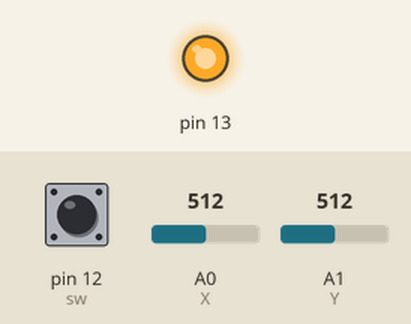
Simulated run of this sketch. Board: Arduino Uno, built with avr-gcc and run on an emulated ATmega328P. Parts: output pins drawn as LEDs (lit = HIGH). Inputs (shaded band) come from the test bench; at power-on: pin 12 (sw) HIGH, A0 (X) = 512, A1 (Y) = 512. Pins used as bus, display or sensor lines are not drawn.

Above: at 1.2 s.
1.3 s: pin 12 (sw) pulled LOW for 0.15 s
At 1.42 s:
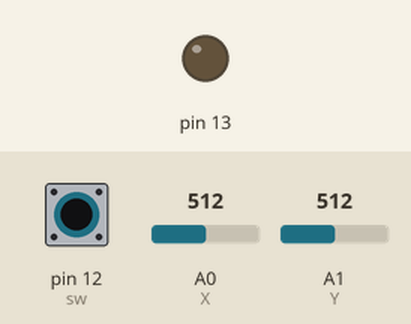
2.9 s: pin 12 (sw) pulled LOW for 1 s
At 5.1 s:
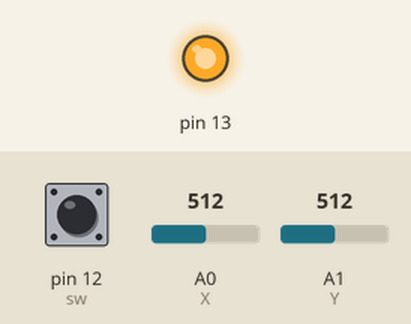
Timing chart, 0 to 6.6 s (numbered marks = the images above; inputs shaded):
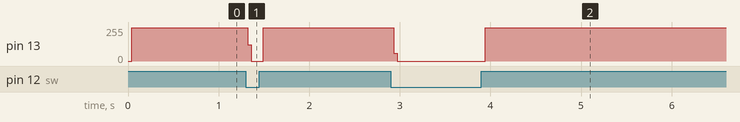

The sketch:

joystick_switch.ino
```cpp
int X = A0, Y = A1, sw = 12, vcc2 = 11;
void setup() {
  // put your setup code here, to run once:
  pinMode(X, INPUT);
  pinMode(Y, INPUT);

  pinMode(sw, INPUT);
  pinMode(13, OUTPUT);
  pinMode(vcc2, OUTPUT);
  digitalWrite(vcc2, 1);
  Serial.begin(9600);
}

void loop() {
  // put your main code here, to run repeatedly:
  int x = analogRead(X);
  int y = analogRead(Y);
  int val_sw = digitalRead(sw);


  if((x>500 && x<525 && y>505 && y<530) || val_sw==0){
    digitalWrite(13, 0);
  }
//////////// forward
  if((x>960 && x<=1023 && y>505 && y<530) || val_sw==1){
    digitalWrite(13, 1);
  }
/////////// backward
  if((x>=0 && x<20 && y>505 && y<535) || val_sw==1){
    digitalWrite(13, 1);
  }
/////////// left
  if((x>505 && x<535 && y>=0 && y<20) || val_sw==1){
    digitalWrite(13, 1);
  }
/////////// right
  if((x>505 && x<535 && y>970 && y<=1023) || val_sw==1){
    digitalWrite(13, 1);
  }

}
```

Measured:
- after the input at 1.3 s, pin 13: 251/255 → 0/255 at once, → 251/255 0.17 s later
- after the input at 2.9 s, pin 13: 251/255 → 0/255 at once, → 251/255 1.0 s later
